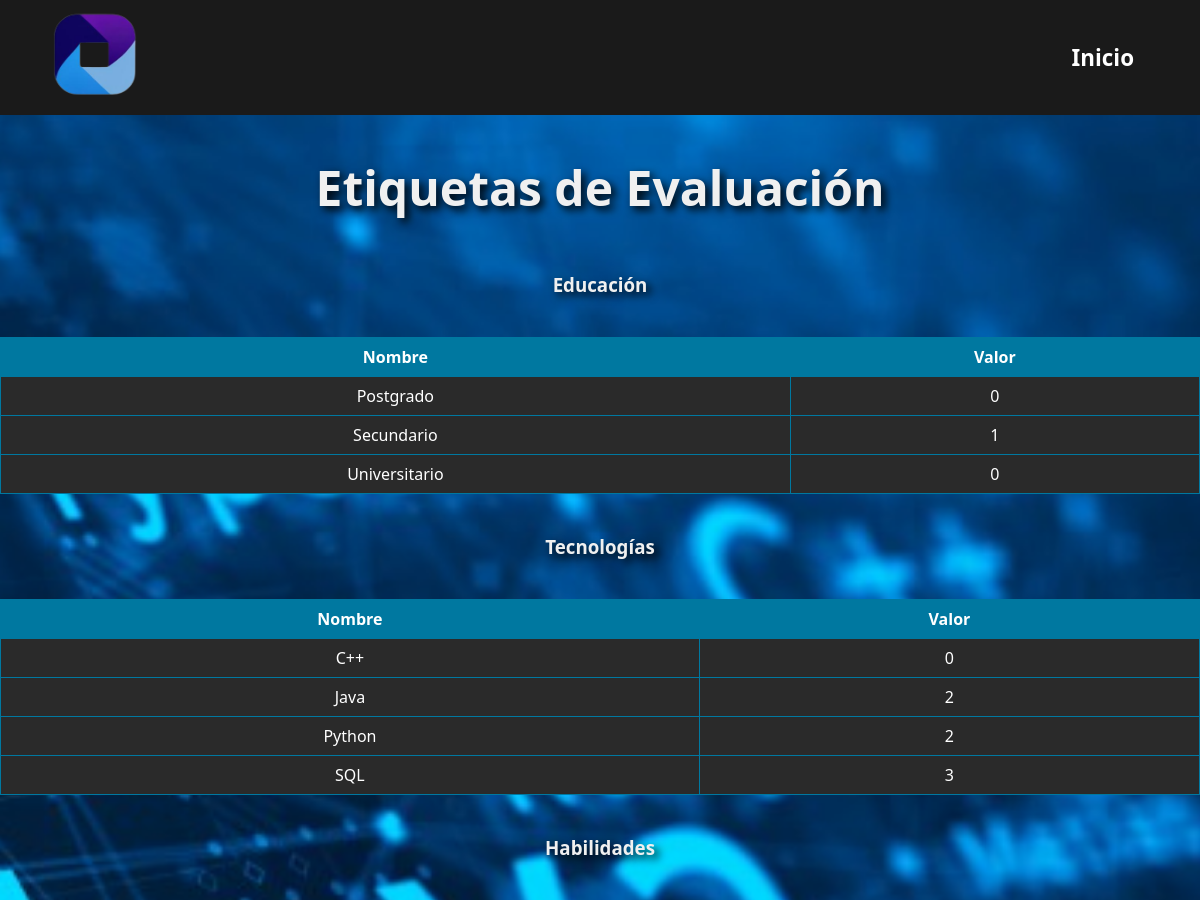
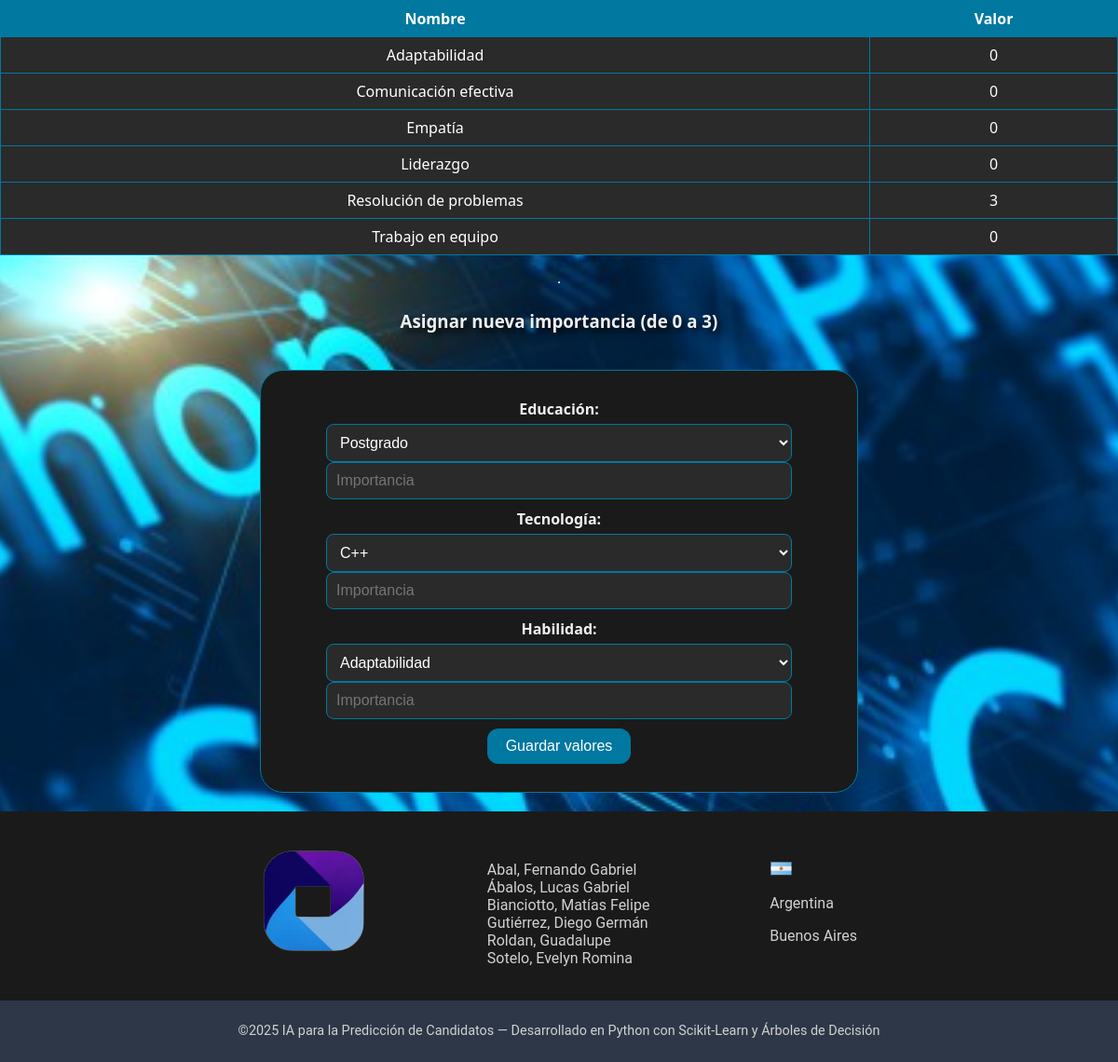
Page /etiquetas on the committed database (2 pictures, top to bottom).
### FlaskLocal.py (models this page shows)
class Educacion(db.Model):
    __tablename__ = 'educacion'
    idedu = db.Column(db.Integer, primary_key=True)
    nombre = db.Column(db.String(100), nullable=False, unique=True)
    importancia = db.Column(db.Integer, nullable=False)

class Tecnologia(db.Model):
    __tablename__ = 'tecnologia'
    idtec = db.Column(db.Integer, primary_key=True)
    nombre = db.Column(db.String(100), nullable=False, unique=True)
    importancia = db.Column(db.Integer, nullable=False)

class Habilidad(db.Model):
    __tablename__ = 'habilidad'
    idhab = db.Column(db.Integer, primary_key=True)
    nombre = db.Column(db.String(100), nullable=False, unique=True)
    importancia = db.Column(db.Integer, nullable=False)

### FlaskLocal.py (the view)
@app.route("/etiquetas")
def mostrar_etiquetas():
    educaciones = Educacion.query.all()
    tecnologias = Tecnologia.query.all()
    habilidades = Habilidad.query.all()
    df_edu = pd.DataFrame([{"Nombre": e.nombre, "Valor": e.importancia} for e in educaciones])
    df_tec = pd.DataFrame([{"Nombre": t.nombre, "Valor": t.importancia} for t in tecnologias])
    df_hab = pd.DataFrame([{"Nombre": h.nombre, "Valor": h.importancia} for h in habilidades])
    tabla_edu = df_edu.to_html(classes="table table-bordered", index=False)
    tabla_tec = df_tec.to_html(classes="table table-bordered", index=False)
    tabla_hab = df_hab.to_html(classes="table table-bordered", index=False)
    return render_template("etiquetas.html",
                           tabla_edu=tabla_edu,
                           tabla_tec=tabla_tec,
                           tabla_hab=tabla_hab,
                           educaciones=educaciones,
                           habilidades=habilidades,
                           tecnologias=tecnologias)

### templates/etiquetas.html (shortened to what this page needs)
<!DOCTYPE html>
<html lang="es">
<head>
    <link rel="stylesheet" href="{{ url_for('static', filename='StylesCrear.css') }}">
</head>
<body class="container mt-4">
    <header>
        <div class="logo">
            <img src="{{ url_for('static', filename='images/logo_ungs_512.png') }}" alt="AI Logo">
        </div>
        <div class="nav">
            <a href="{{ url_for('predecir') }}">Inicio</a>
        </div>
    </header>
    <h1 class="mb-4">Etiquetas de Evaluación</h1>
    <h3>Educación</h3>
    {{ tabla_edu|safe }}
    <h3>Tecnologías</h3>
    {{ tabla_tec|safe }}
    <h3>Habilidades</h3>
    {{ tabla_hab|safe }}
    <hr class="my-4">
    <h3>Asignar nueva importancia (de 0 a 3)</h3>
    <form method="POST" action="{{ url_for('asignar_valores') }}">
        <div class="row mb-3">
            <div class="col-md-4">
                <label for="educacion_id" class="form-label">Educación:</label>
                <select name="educacion_id" class="form-select">
                    {% for e in educaciones %}
                        <option value="{{ e.idedu }}">{{ e.nombre }}</option>
                    {% endfor %}
                </select>
                <input type="number" name="valor_educacion" class="form-control mt-2" min="0" max="3" placeholder="Importancia">
            </div>
            <div class="col-md-4">
                <label for="tecnologia_id" class="form-label">Tecnología:</label>
                <select name="tecnologia_id" class="form-select">
                    {% for t in tecnologias %}
                        <option value="{{ t.idtec }}">{{ t.nombre }}</option>
                    {% endfor %}
                </select>
                <input type="number" name="valor_tecnologia" class="form-control mt-2" min="0" max="3" placeholder="Importancia">
            </div>
            <div class="col-md-4">
                <label for="habilidad_id" class="form-label">Habilidad:</label>
                <select name="habilidad_id" class="form-select">
                    {% for h in habilidades %}
                        <option value="{{ h.idhab }}">{{ h.nombre }}</option>
                    {% endfor %}
                </select>
                <input type="number" name="valor_habilidad" class="form-control mt-2" min="0" max="3" placeholder="Importancia">
            </div>
        </div>
        <button type="submit" class="btn btn-primary">Guardar valores</button>
    </form>
</body>
<footer class="footer">
    <div class="footer-content">
        <div class="footer-logo">
            <img src="{{ url_for('static', filename='images/logo_ungs_512.png') }}" alt="AI Image">
        </div>
        <div class="footer-description">
            <p>
                Abal, Fernando Gabriel<br>
                Ábalos, Lucas Gabriel<br>
                Bianciotto, Matías Felipe<br>
                Gutiérrez, Diego Germán<br>
                Roldan, Guadalupe <br>
                Sotelo, Evelyn Romina
            </p>
        </div>
        <div class="footer-contacts">
            <div class="footer-country">
                <div class="address">
                    <img src="{{ url_for('static', filename='images/ArgentinaS.png') }}" alt="Argentina Flag">
                    <p>Argentina</p>
                    <p>Buenos Aires</p>
                </div>
            </div>
        </div>
    </div>
    <div class="footer-bottom">
        <p>©2025 IA para la Predicción de Candidatos — Desarrollado en Python con Scikit-Learn y Árboles de Decisión</p>
    </div>
</footer>
</html>

### static/StylesCrear.css (style rules this page uses)
html { background: linear-gradient(to bottom, #000000, #353535); }
body { display: flex; flex-direction: column; min-height: 100vh; margin: 0; padding: 0; font-family: 'Segoe UI', sans-serif; color: #f0f0f0; background: url('/static/images/background.jpg') no-repeat center center fixed; background-size: cover; }
header { display: flex; align-items: center; justify-content: space-between; width: 100%; box-sizing: border-box; top: 0; z-index: 10; position: relative; padding: 10px 20px; background-color: #1a1a1a; }
header .logo img { margin-left: 2rem; max-height: 90px; max-width: 100%; }
header .nav { margin-left: auto; display: flex; align-items: center; height: 100%; }
header .nav a { text-decoration: none; color: white; font-size: 1.4rem; font-weight: bold; margin-right: 2rem; padding: 8px 14px; border-radius: 8px; transition: background-color 0.3s ease, color 0.3s ease; }
h1 { text-align: center; margin-top: 40px; font-size: 3rem; font-weight: bold; text-shadow: 4px 4px 8px #000000; }
h2, h3 { text-align: center; margin: 20px 0; text-shadow: 4px 4px 8px #000000; }
form { margin: 20px auto; padding: 20px; border-radius: 25px; background-color: #1a1a1a; color: #f0f0f0; border: 1px solid #0078A0; width: 50%; text-align: center; }
table { width: 100%; border-collapse: collapse; margin: 20px 0; background-color: #1a1a1a; color: #ffffff; }
table th, table td { border: 1px solid #0078A0; padding: 8px; text-align: center; }
table th { background-color: #0078A0; color: white; font-weight: bold; }
table tr { background-color: #2a2a2a; }
label { display: block; margin: 10px 0 5px; font-weight: bold; }
form input, form select, form textarea { width: 100%; box-sizing: border-box; max-width: 500px; min-width: 250px; margin: 0 auto; display: block; }
input, select, button { margin: 10px 0; padding: 10px; font-size: 16px; border: 1px solid #0078A0; border-radius: 8px; background-color: #2a2a2a; color: #ffffff; }
button { background-color: #0078A0; color: white; padding: 10px 20px; border-radius: 12px; border: none; cursor: pointer; transition: filter 0.3s ease; }
.footer { background-color: #1a1a1a; color: #fff; font-family: "Roboto", sans-serif; width: 100%; }
.footer-content { display: flex; justify-content: space-between; align-items: flex-start; padding: 0; padding-left: 280px; padding-right: 280px; flex-wrap: wrap; gap: 20px; }
.footer-logo img { margin-top: 2.3rem; max-height: 120px; }
.footer-description { max-width: 300px; }
.footer-description p { margin-top: 3.3rem; font-size: 1rem; color: #d1d1d1; }
.footer-contacts { display: flex; gap: 20px; margin-top: 3.3rem; }
.footer-country p { font-size: 1rem; color: #d1d1d1; }
.footer-country img { width: 25px; margin-right: 5px; }
.footer-bottom { background-color: #2d3748; text-align: center; padding: 10px 0; margin-top: 20px; }
.footer-bottom p { font-size: 0.9rem; color: #d1d1d1; }

### rows in the picture
Educacion: nombre "Nombre Valor Postgrado 0 Secundario 1 Universitario 0"
Tecnologia: nombre "Nombre Valor C++ 0 Java 2 Python 2 SQL 3"
Habilidad: nombre "Nombre Valor Adaptabilidad 0 Comunicación efectiva 0 Empatía 0 Liderazgo 0 Resolución de problemas 3 Trabajo en equipo 0"

### other values in the picture
form field educacion_id "Postgrado"
form field tecnologia_id "C++"
form field habilidad_id "Adaptabilidad"
